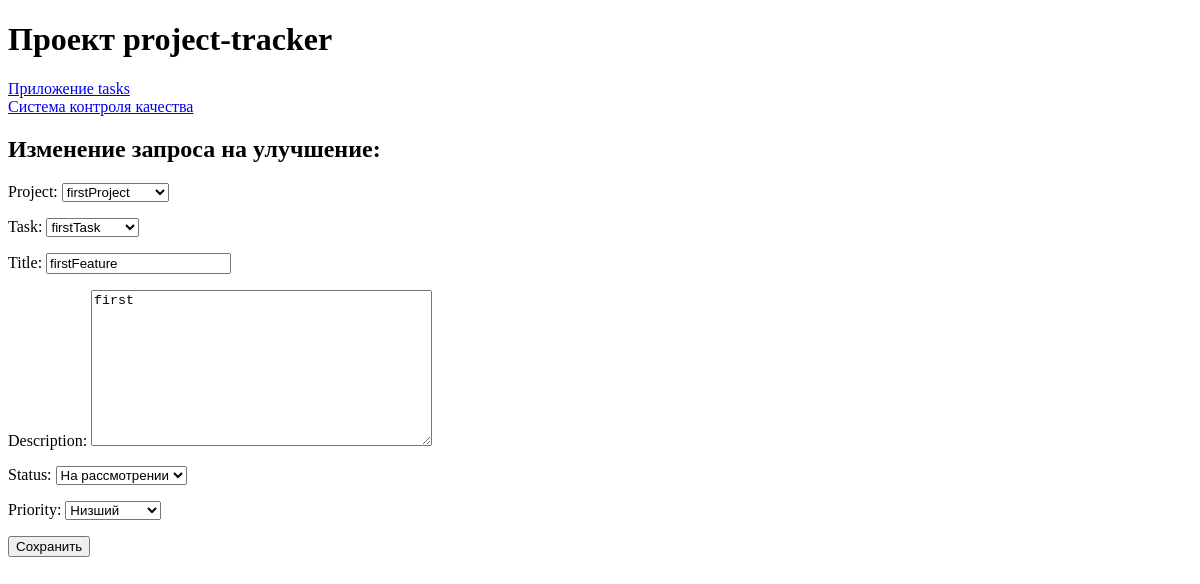
The app's page /quality_control/feature/1/update/, older data.
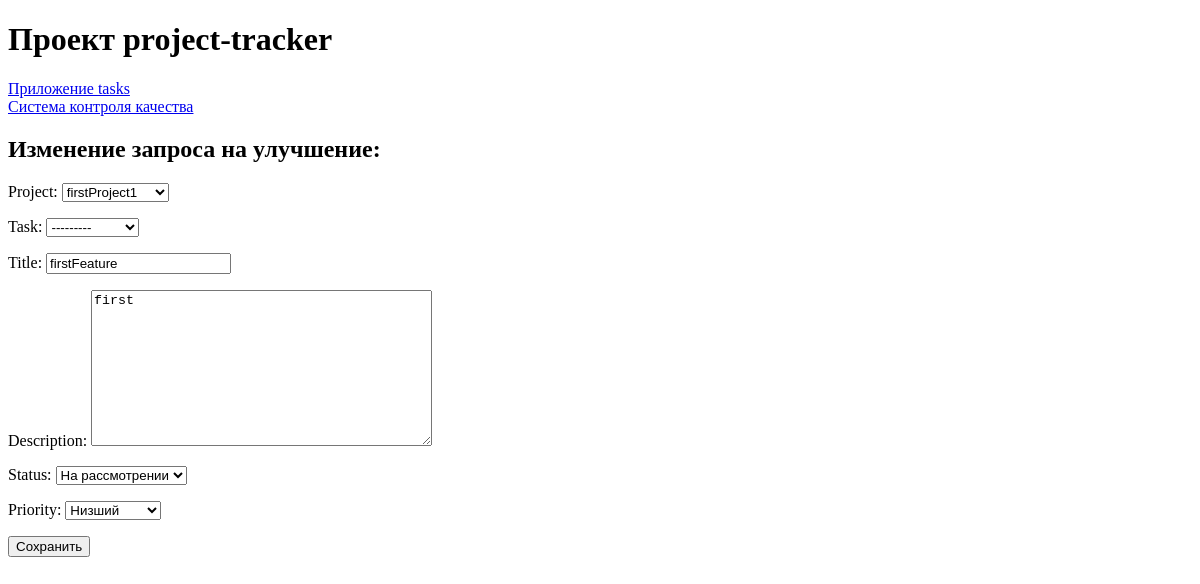
The same page, newer data.
### quality_control/models.py (models this page shows)
class FeatureRequest(models.Model):
    STATUS_CHOICES = [
        ('Under_consideration', 'На рассмотрении'),
        ('Accepted', 'Принято'),
        ('Rejected', 'Отклонено')
    ]
    PRIORITY_CHOICES = [
        ('1', 'Низший'),
        ('2', 'Низкий'),
        ('3', 'Средний'),
        ('4', 'Высокий'),
        ('5', 'Наивысший')
    ]
    title = models.CharField(max_length=100)
    description = models.TextField()
    project = models.ForeignKey(
        Project,
        on_delete=models.CASCADE
    )
    task = models.ForeignKey(
        Task,
        on_delete=models.SET_NULL,
        null=True,
        blank=True
    )
    status = models.CharField(
        max_length=50,
        choices=STATUS_CHOICES,
        default='Under_consideration'
    )
    priority = models.CharField(
        max_length=50,
        choices=PRIORITY_CHOICES,
        default='1'
    )
    created_at = models.DateTimeField(auto_now_add=True)
    updated_at = models.DateTimeField(auto_now=True)

### quality_control/views.py (the view)
# urls.py: path('feature/<int:feature_id>/update/', views.FeatureRequestUpdateView.as_view(), name='update_feature'),
class FeatureRequestUpdateView(UpdateView):
    model = FeatureRequest
    form_class = FeatureRequestForm
    template_name = 'quality_control/feature_update.html'
    pk_url_kwarg = 'feature_id'
    success_url = reverse_lazy('quality_control:feature_list')

### quality_control/forms.py
class FeatureRequestForm(ModelForm):
    class Meta:
        model = FeatureRequest
        fields = ['project', 'task','title', 'description', 'status', 'priority']

### tasks/models.py (called while the page is built)
    def __str__(self):
        return self.name

    def __str__(self):
        return self.name

### quality_control/templates/quality_control/feature_update.html (shortened to what this page needs)
{% extends 'base/base.html' %}
{% block content %}
<h2>Изменение запроса на улучшение: {{ feature.title }}</h2>
    <form method="post">
        {{ form.as_p }}
        <button type="submit">Сохранить</button>
    </form>
{% endblock %}

Row changes from the older to the newer data that the page shows:
changed FeatureRequest "firstFeature": project "firstProject" → "firstProject1"; task "firstTask" → "---------"
